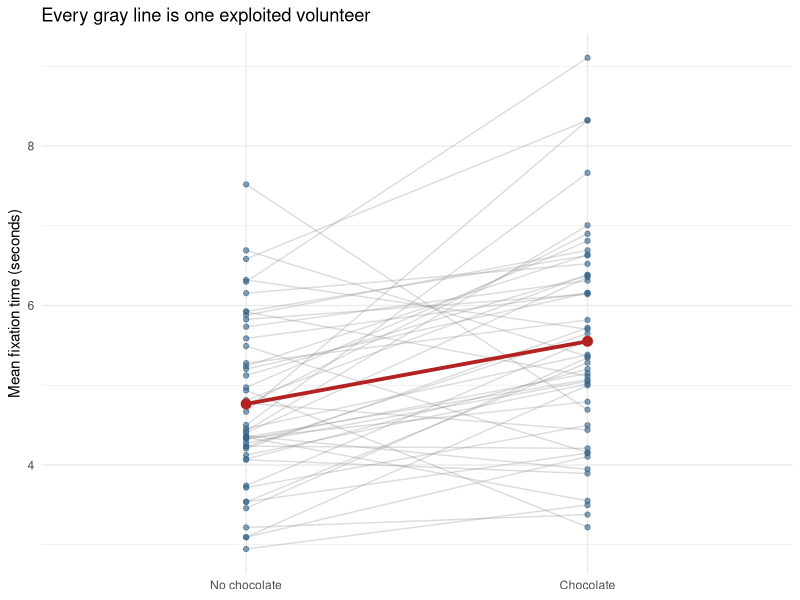
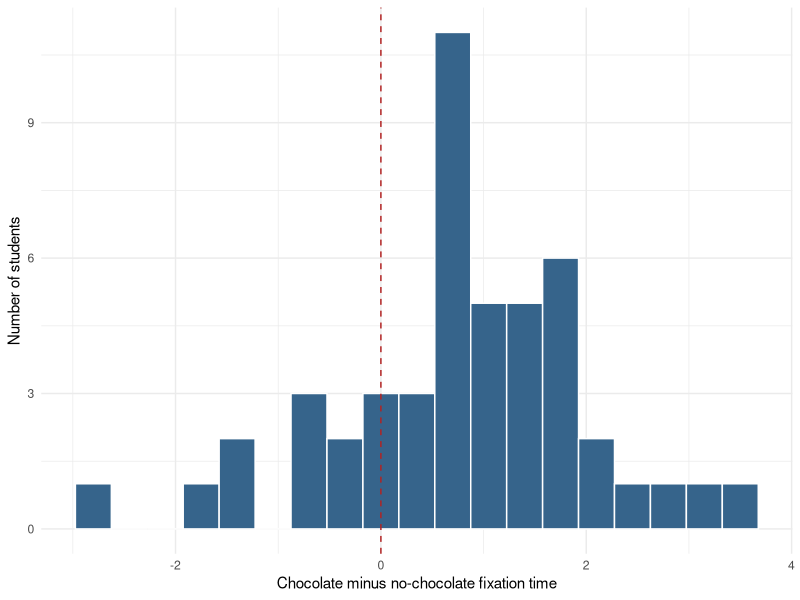

These figures' R source, in order:
## ---- chunk 1
knitr::opts_chunk$set(
  echo = TRUE,
  message = FALSE,
  warning = FALSE,
  fig.width = 5.5,
  fig.height = 3.5,
  fig.align = "center",
  fig.pos = "H",
  results = "hold"
)
## ---- chunk 2
set.seed(343)

n <- 48
participant_effect <- rnorm(n, mean = 0, sd = 1.20)

paired_wide <- data.frame(
  participant = factor(seq_len(n)),
  no_chocolate = 5.00 + participant_effect + rnorm(n, 0, 0.80),
  chocolate = 5.75 + participant_effect + rnorm(n, 0, 0.80)
)

paired_wide$difference <-
  paired_wide$chocolate - paired_wide$no_chocolate

paired_long <- tidyr::pivot_longer(
  paired_wide,
  cols = c(no_chocolate, chocolate),
  names_to = "condition",
  values_to = "fixation"
)

paired_long$condition <- factor(
  paired_long$condition,
  levels = c("no_chocolate", "chocolate"),
  labels = c("No chocolate", "Chocolate")
)
## ---- chunk 3
head(paired_wide[, c("participant", "no_chocolate", "chocolate")], 3)
## ---- chunk 4
head(paired_long[, c("participant", "condition", "fixation")], 6)
## ---- chunk 5
#| fig-cap: "Each gray line is one student measured twice. The red line is the average change."
#| fig-alt: "A paired line plot with two columns, no chocolate on the left and chocolate on the right. Forty-eight faint gray lines connect each student's two fixation times, most sloping upward but several sloping down. A thick red line runs between the two condition means, rising from about 4.8 to about 5.6 seconds."
library(ggplot2)

ggplot(
  paired_long,
  aes(x = condition, y = fixation, group = participant)
) +
  geom_line(alpha = 0.30, color = "gray55") +
  geom_point(alpha = 0.60, color = "steelblue4") +
  stat_summary(
    aes(group = 1), fun = mean, geom = "line",
    color = "firebrick", linewidth = 1.3
  ) +
  stat_summary(
    aes(group = 1), fun = mean, geom = "point",
    color = "firebrick", size = 3
  ) +
  labs(
    x = NULL,
    y = "Mean fixation time (seconds)",
    title = "Every gray line is one exploited volunteer"
  ) +
  theme_minimal(base_size = 11)
## ---- chunk 6
paired_result <- t.test(
  paired_wide$chocolate,
  paired_wide$no_chocolate,
  paired = TRUE
)

paired_result
## ---- chunk 7
difference_result <- t.test(paired_wide$difference, mu = 0)
difference_result
## ---- chunk 8
d_z <- mean(paired_wide$difference) /
  sd(paired_wide$difference)

d_z
## ---- chunk 9
#| echo: true
# How much do a person's two scores agree with each other?
cor(paired_wide$chocolate, paired_wide$no_chocolate)

# The WRONG test, run deliberately: the same numbers with the pairing thrown away.
# Do not copy this into your homework.
unpaired_result <- t.test(paired_wide$chocolate, paired_wide$no_chocolate)

unpaired_result
## ---- chunk 10
#| fig-width: 5.5
#| fig-height: 2.8
#| fig-cap: "The 48 difference scores. This is the distribution the test actually looks at."
#| fig-alt: "Histogram of 48 difference scores, chocolate minus no chocolate, roughly mound-shaped and centered a little below one second. A dashed red vertical line marks zero, with most of the distribution sitting to its right and a handful of students falling to the left."
ggplot(paired_wide, aes(x = difference)) +
  geom_histogram(binwidth = 0.35, color = "white", fill = "steelblue4") +
  geom_vline(xintercept = 0, linetype = 2, color = "firebrick") +
  labs(
    x = "Chocolate minus no-chocolate fixation time",
    y = "Number of students"
  ) +
  theme_minimal(base_size = 11)
